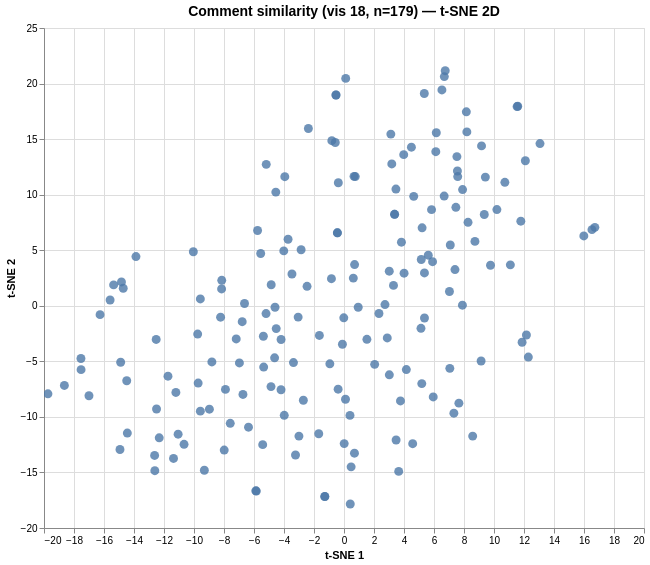

The Vega-Lite source for this figure:
### Vega specification from a JSON file in a GitHub repository (floating-point values rounded to 4 significant figures; data arrays with more than 128 entries replaced by an {"elided": "..."} marker saying what was removed)
{"$schema": "https://vega.github.io/schema/vega/v6.json", "data": [{"name": "param_1e9efca18e7a2868_store"}, {"name": "source_0", "values": {"elided": "179 records"}}, {"name": "source_0_x_domain_dim_1", "values": [{"min": -19.74, "max": 16.72}]}, {"name": "source_0_y_domain_dim_2", "values": [{"min": -17.84, "max": 21.16}]}], "signals": [{"name": "unit", "value": {}, "on": [{"events": "pointermove", "update": "isTuple(group()) ? group() : unit"}]}, {"name": "param_1e9efca18e7a2868", "update": "vlSelectionResolve(\"param_1e9efca18e7a2868_store\", \"union\")"}, {"name": "param_1e9efca18e7a2868_dim_1", "on": [{"events": [{"source": "view", "type": "dblclick"}], "update": "null"}, {"events": {"signal": "param_1e9efca18e7a2868_translate_delta"}, "update": "panLinear(param_1e9efca18e7a2868_translate_anchor.extent_x, -param_1e9efca18e7a2868_translate_delta.x / width)"}, {"events": {"signal": "param_1e9efca18e7a2868_zoom_delta"}, "update": "zoomLinear(domain(\"x\"), param_1e9efca18e7a2868_zoom_anchor.x, param_1e9efca18e7a2868_zoom_delta)"}]}, {"name": "param_1e9efca18e7a2868_dim_2", "on": [{"events": [{"source": "view", "type": "dblclick"}], "update": "null"}, {"events": {"signal": "param_1e9efca18e7a2868_translate_delta"}, "update": "panLinear(param_1e9efca18e7a2868_translate_anchor.extent_y, param_1e9efca18e7a2868_translate_delta.y / height)"}, {"events": {"signal": "param_1e9efca18e7a2868_zoom_delta"}, "update": "zoomLinear(domain(\"y\"), param_1e9efca18e7a2868_zoom_anchor.y, param_1e9efca18e7a2868_zoom_delta)"}]}, {"name": "param_1e9efca18e7a2868_tuple", "on": [{"events": [{"signal": "param_1e9efca18e7a2868_dim_1 || param_1e9efca18e7a2868_dim_2"}], "update": "param_1e9efca18e7a2868_dim_1 && param_1e9efca18e7a2868_dim_2 ? {unit: \"\", fields: param_1e9efca18e7a2868_tuple_fields, values: [param_1e9efca18e7a2868_dim_1,param_1e9efca18e7a2868_dim_2]} : null"}]}, {"name": "param_1e9efca18e7a2868_tuple_fields", "value": [{"field": "dim_1", "channel": "x", "type": "R"}, {"field": "dim_2", "channel": "y", "type": "R"}]}, {"name": "param_1e9efca18e7a2868_translate_anchor", "value": {}, "on": [{"events": [{"source": "scope", "type": "pointerdown"}], "update": "{x: x(unit), y: y(unit), extent_x: domain(\"x\"), extent_y: domain(\"y\")}"}]}, {"name": "param_1e9efca18e7a2868_translate_delta", "value": {}, "on": [{"events": [{"source": "window", "between": [{"source": "scope", "type": "pointerdown"}, {"source": "window", "type": "pointerup"}], "type": "pointermove", "consume": true}], "update": "{x: param_1e9efca18e7a2868_translate_anchor.x - x(unit), y: param_1e9efca18e7a2868_translate_anchor.y - y(unit)}"}]}, {"name": "param_1e9efca18e7a2868_zoom_anchor", "on": [{"events": [{"source": "scope", "type": "wheel", "consume": true}], "update": "{x: invert(\"x\", x(unit)), y: invert(\"y\", y(unit))}"}]}, {"name": "param_1e9efca18e7a2868_zoom_delta", "on": [{"events": [{"source": "scope", "type": "wheel", "consume": true}], "update": "pow(1.001, event.deltaY * pow(16, event.deltaMode))", "force": true}]}, {"name": "param_1e9efca18e7a2868_modify", "on": [{"events": {"signal": "param_1e9efca18e7a2868_tuple"}, "update": "modify(\"param_1e9efca18e7a2868_store\", param_1e9efca18e7a2868_tuple, true)"}]}], "marks": [{"type": "symbol", "name": "marks", "from": {"data": "source_0"}, "encode": {"update": {"fill": {"value": "#4c78a8"}, "x": {"field": "dim_1", "scale": "x"}, "y": {"field": "dim_2", "scale": "y"}, "size": {"value": 80}, "shape": {"value": "circle"}, "opacity": {"value": 0.8}, "tooltip": {"signal": "{\"Comment #\": format(datum[\"index\"], \"\"), \"Comment\": isValid(datum[\"comment\"]) ? datum[\"comment\"] : \"\"+datum[\"comment\"]}"}}}, "clip": true, "interactive": true, "style": ["circle"]}], "scales": [{"name": "x", "type": "linear", "domain": [{"signal": "(data(\"source_0_x_domain_dim_1\")[0] || {}).min"}, {"signal": "(data(\"source_0_x_domain_dim_1\")[0] || {}).max"}], "range": [0, {"signal": "width"}], "domainRaw": {"signal": "param_1e9efca18e7a2868[\"dim_1\"]"}, "nice": true, "zero": true}, {"name": "y", "type": "linear", "domain": [{"signal": "(data(\"source_0_y_domain_dim_2\")[0] || {}).min"}, {"signal": "(data(\"source_0_y_domain_dim_2\")[0] || {}).max"}], "range": [{"signal": "height"}, 0], "domainRaw": {"signal": "param_1e9efca18e7a2868[\"dim_2\"]"}, "zero": true, "nice": true}], "axes": [{"scale": "x", "orient": "bottom", "aria": false, "tickCount": {"signal": "ceil(width/40)"}, "zindex": 0, "gridScale": "y", "maxExtent": 0, "minExtent": 0, "domain": false, "ticks": false, "grid": true, "labels": false}, {"scale": "y", "aria": false, "orient": "left", "gridScale": "x", "grid": true, "domain": false, "maxExtent": 0, "ticks": false, "labels": false, "zindex": 0, "tickCount": {"signal": "ceil(height/40)"}, "minExtent": 0}, {"scale": "x", "zindex": 0, "tickCount": {"signal": "ceil(width/40)"}, "grid": false, "orient": "bottom", "labelFlush": true, "title": "t-SNE 1", "labelOverlap": true}, {"scale": "y", "grid": false, "tickCount": {"signal": "ceil(height/40)"}, "orient": "left", "labelOverlap": true, "zindex": 0, "title": "t-SNE 2"}], "title": {"text": "Comment similarity (vis 18, n=179) — t-SNE 2D", "fontSize": 14, "frame": "group"}, "background": "white", "padding": 5, "width": 600, "height": 500, "style": "cell"}
